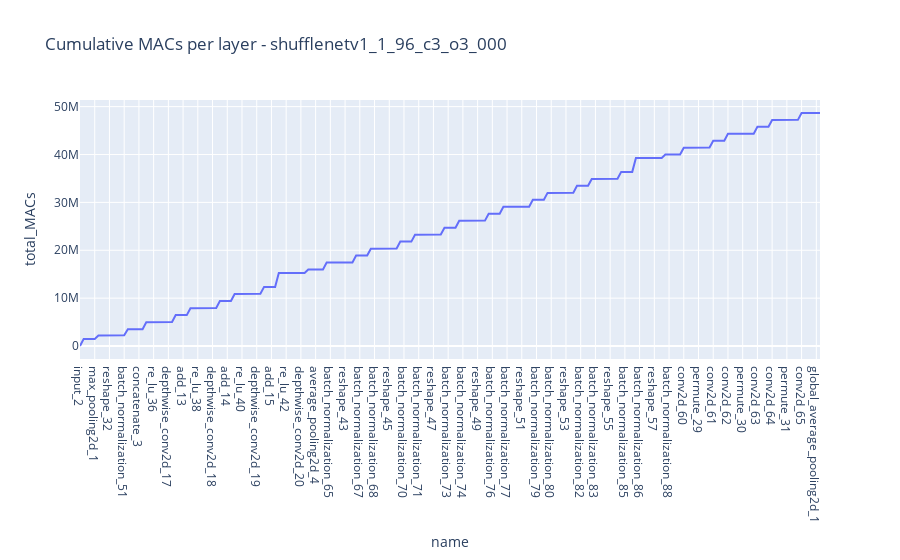

The code cell stored with this chart in its notebook:
### Code cell
fig5 = px.line(df, x="name", y= "total_MACs",
    title=f"Cumulative MACs per layer - {model_name}")
#fig.add_hline(y=256000, line_width=3, line_dash="dash", line_color="orange", annotation_text="256 kB MCU constraint", 
#              annotation_position="bottom right")
#fig.update_layout(showlegend=True)
fig5.show()

### Figure 1 — Plotly figure (JSON) as saved in the notebook; plotly's stock layout.template omitted (floating-point values rounded to 4 significant figures; data arrays with more than 128 entries replaced by an {"elided": "..."} marker saying what was removed)
{"data": [{"hovertemplate": "name=%{x}<br>total_MACs=%{y}<extra></extra>", "legendgroup": "", "line": {"color": "#636efa", "dash": "solid"}, "marker": {"symbol": "circle"}, "mode": "lines", "name": "", "orientation": "v", "showlegend": false, "type": "scatter", "x": {"elided": "202 str values"}, "xaxis": "x", "y": {"elided": "202 int values"}, "yaxis": "y"}], "layout": {"legend": {"tracegroupgap": 0}, "title": {"text": "Cumulative MACs per layer - shufflenetv1_1_96_c3_o3_000"}, "xaxis": {"anchor": "y", "domain": [0, 1], "title": {"text": "name"}}, "yaxis": {"anchor": "x", "domain": [0, 1], "title": {"text": "total_MACs"}}}}
